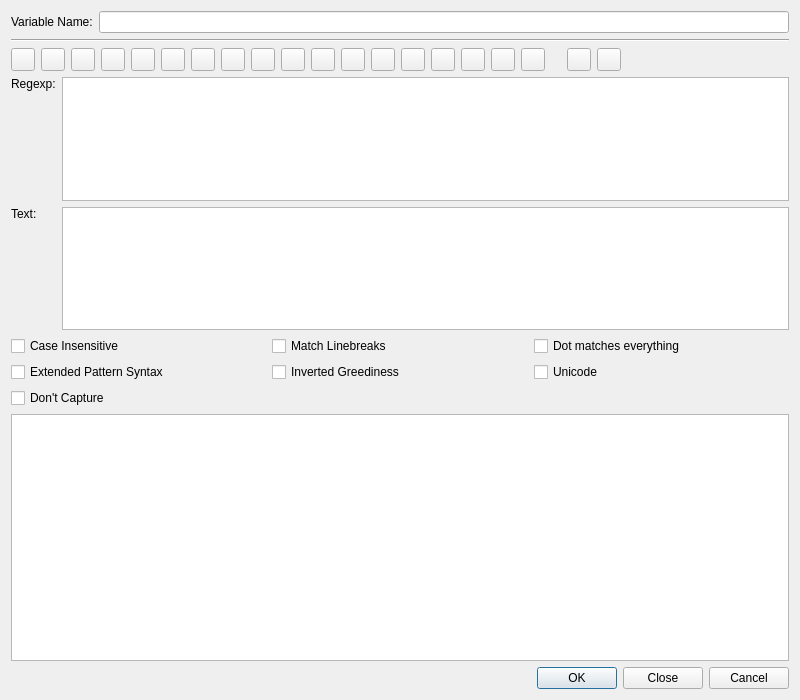
<?xml version="1.0" encoding="UTF-8"?>
<ui version="4.0">
 <class>QRegularExpressionWizardDialog</class>
 <widget class="QWidget" name="QRegularExpressionWizardDialog">
  <property name="geometry">
   <rect>
    <x>0</x>
    <y>0</y>
    <width>800</width>
    <height>700</height>
   </rect>
  </property>
  <property name="windowTitle">
   <string>QRegularExpression Wizard</string>
  </property>
  <property name="sizeGripEnabled" stdset="0">
   <bool>true</bool>
  </property>
  <layout class="QVBoxLayout" name="verticalLayout">
   <item>
    <layout class="QHBoxLayout">
     <item>
      <widget class="QLabel" name="variableLabel">
       <property name="text">
        <string>Variable Name:</string>
       </property>
      </widget>
     </item>
     <item>
      <widget class="QLineEdit" name="variableLineEdit"/>
     </item>
    </layout>
   </item>
   <item>
    <widget class="Line" name="variableLine">
     <property name="frameShape">
      <enum>QFrame::HLine</enum>
     </property>
     <property name="frameShadow">
      <enum>QFrame::Sunken</enum>
     </property>
     <property name="orientation">
      <enum>Qt::Horizontal</enum>
     </property>
    </widget>
   </item>
   <item>
    <layout class="QHBoxLayout" name="horizontalLayout">
     <item>
      <widget class="QToolButton" name="commentButton">
       <property name="toolTip">
        <string>&lt;b&gt;Comment: (?#)&lt;/b&gt;
&lt;p&gt;Insert some comment inside your regexp.&lt;/p&gt;</string>
       </property>
       <property name="whatsThis">
        <string>&lt;b&gt;Comment: (?#)&lt;/b&gt;
&lt;p&gt;Insert some comment inside your regexp.The regex engine ignores everything after the (?# until the first closing round bracket. 
The following example could clarify the regexp which match a valid date: &lt;/p&gt;
&lt;p&gt;(?#year)(19|20)\d\d[- /.](?#month)(0[1-9]|1[012])[- /.](?#day)(0[1-9]|[12][0-9]|3[01])&lt;/p&gt;</string>
       </property>
      </widget>
     </item>
     <item>
      <widget class="QToolButton" name="charButton">
       <property name="toolTip">
        <string>&lt;b&gt;Single character of a range (e.g. [abcd])&lt;/b&gt;&lt;p&gt;Select a single character of a range via a specific dialog.&lt;/p&gt;</string>
       </property>
       <property name="whatsThis">
        <string>&lt;b&gt;Single character of a range (e.g. [abcd])&lt;/b&gt;&lt;p&gt;Select a single character of a range via a specific dialog. This dialog will help to edit the range of characters and add some specific conditions.&lt;/p&gt;s</string>
       </property>
      </widget>
     </item>
     <item>
      <widget class="QToolButton" name="anycharButton">
       <property name="toolTip">
        <string>&lt;b&gt;Any character: '.'&lt;/b&gt;
&lt;p&gt;Select to insert a dot (.) in your regexp.&lt;/p&gt;</string>
       </property>
       <property name="whatsThis">
        <string>&lt;b&gt;Any character: '.'&lt;/b&gt;
&lt;p&gt;Select to insert a dot (.) in your regexp. The dot matches a single character, except line break characters (by default). 
E.g. 'gr.y' matches 'gray', 'grey', 'gr%y', etc. Use the dot sparingly. Often, a character class or negated
character class is faster and more precise.&lt;/p&gt;</string>
       </property>
      </widget>
     </item>
     <item>
      <widget class="QToolButton" name="repeatButton">
       <property name="toolTip">
        <string>&lt;b&gt;Repeat contents&lt;/b&gt;
&lt;p&gt;Select a repetition condition via a specific dialog. This dialog will help to specify the allowed range for repetitions.&lt;/p&gt;</string>
       </property>
       <property name="whatsThis">
        <string>&lt;b&gt;Repeat contents&lt;/b&gt;
&lt;p&gt;Select a repetition condition via a specific dialog. This dialog will help to specify the allowed range for repetitions.&lt;/p&gt;</string>
       </property>
      </widget>
     </item>
     <item>
      <widget class="QToolButton" name="nonGroupButton">
       <property name="toolTip">
        <string>&lt;b&gt;Non capturing parentheses: (?:)&lt;/b&gt;
&lt;p&gt;Select to insert some non capturing brackets.&lt;/p&gt;</string>
       </property>
       <property name="whatsThis">
        <string>&lt;b&gt;Non capturing parentheses: (?:)&lt;/b&gt;
&lt;p&gt;Select to insert some non capturing brackets. It can be used to apply a regexp quantifier (eg. '?' or '+') to the entire
group of characters inside the brakets. E.g. the regex 'Set(?:Value)?' matches 'Set' or 'SetValue'. The '?:' inside the brakets
means that the content of the match (called the backreference) is not stored for further use.&lt;/p&gt;</string>
       </property>
      </widget>
     </item>
     <item>
      <widget class="QToolButton" name="atomicGroupButton">
       <property name="toolTip">
        <string>&lt;b&gt;Atomic non capturing parentheses: (?&gt;)&lt;/b&gt;
&lt;p&gt;Select to insert some atomic non capturing brackets.&lt;/p&gt;</string>
       </property>
       <property name="whatsThis">
        <string>&lt;b&gt;Atomic non capturing parentheses: (?&gt;)&lt;/b&gt;
&lt;p&gt;Select to insert some atomic non capturing brackets. It can be used to apply a regexp quantifier (eg. '?' or '+') to the entire
group of characters inside the brakets. E.g. the regex 'Set(?&gt;Value)?' matches 'Set' or 'SetValue'. The '?&gt;' inside the brakets
means that the content of the match (called the backreference) is not stored for further use.&lt;/p&gt;</string>
       </property>
      </widget>
     </item>
     <item>
      <widget class="QToolButton" name="groupButton">
       <property name="toolTip">
        <string>&lt;b&gt;Group: ()&lt;/b&gt;
&lt;p&gt;Select to insert some capturing brackets.&lt;/p&gt;</string>
       </property>
       <property name="whatsThis">
        <string>&lt;b&gt;Group: ()&lt;/b&gt;
&lt;p&gt;Select to insert some capturing brackets. They can be used to apply a regexp quantifier (e.g. '?' or '+') to the entire group of 
characters inside the brakets. E.g. the regex 'Set(Value)?' matches 'Set' or 'SetValue'. Contrary to non-capturing parentheses, 
the backreference matched inside the brakets is stored for further use (i.e. 'Value' in the second example above). 
One can access the backereference with the '\1' expression. &lt;/p&gt;
&lt;p&gt;E.g. '([a-c])x\1x\1' will match 'axaxa', 'bxbxb' and 'cxcxc'.&lt;/p&gt;</string>
       </property>
      </widget>
     </item>
     <item>
      <widget class="QToolButton" name="namedGroupButton">
       <property name="toolTip">
        <string>&lt;b&gt;Named group: (?P&amp;lt;&lt;i&gt;groupname&lt;/i&gt;&amp;gt;)&lt;/b&gt;
&lt;p&gt;Select to insert some named group brackets.&lt;/p&gt;</string>
       </property>
       <property name="whatsThis">
        <string>&lt;b&gt;Named group: (?P&amp;lt;&lt;i&gt;groupname&lt;/i&gt;&amp;gt;)&lt;/b&gt;
&lt;p&gt;Select to insert some named group brackets. Usage is similar to standard group parentheses as the matched 
backreference is also stored for further usage. The difference is that a name is given to the match. This is useful when 
the work to do on the match becomes a bit complicated. One can access the backreference via the group name (i.e (?P=&lt;i&gt;groupname&lt;/i&gt;)).
E.g. (?P&lt;foo&gt;[abc])x(?P=foo)x(?P=foo)x matches 'axaxax','bxbxbx' or 'cxcxcx' ('foo' is the group name)&lt;/p&gt;</string>
       </property>
      </widget>
     </item>
     <item>
      <widget class="QToolButton" name="namedReferenceButton">
       <property name="toolTip">
        <string>&lt;b&gt;Reference named group: (?P=&lt;i&gt;groupname&lt;/i&gt;)&lt;/b&gt;
&lt;p&gt;Select to insert a reference to named group previously declared.&lt;/p&gt;</string>
       </property>
       <property name="whatsThis">
        <string>&lt;b&gt;Reference named group: (?P=&lt;i&gt;groupname&lt;/i&gt;)&lt;/b&gt;
&lt;p&gt;Select to insert a reference to named group previously declared. Each reference group refers to the match
 found by the corresponding named group. In the following example, (?P=foo) may refer to the charaters 'a','b' or 'c'.&lt;/p&gt;
&lt;p&gt;E.g. (?P&lt;foo&gt;[abc])x(?P=foo)x(?P=foo)x matches 'axaxax','bxbxbx' or 'cxcxcx'.&lt;/p&gt;</string>
       </property>
      </widget>
     </item>
     <item>
      <widget class="QToolButton" name="altnButton">
       <property name="toolTip">
        <string>&lt;b&gt;Alternatives: '|'&lt;/b&gt;
&lt;p&gt;Select to insert the alternation symbol '|'. &lt;/p&gt;</string>
       </property>
       <property name="whatsThis">
        <string>&lt;b&gt;Alternatives: '|'&lt;/b&gt;
&lt;p&gt;Select to insert the alternation symbol '|'. The alternation is used to match a single regular expression out of 
several possible regular expressions. E.g. 'cat|dog|mouse|fish' matches words containing the word 'cat', 'dog','mouse' or 'fish'.
Be aware that in the above example, the alternatives refer to whole or part of words. If you want to match exactly the
 words 'cat', 'dog', ... you should express the fact that you only want to match complete words: '\b(cat|dog|mouse|fish)\b'&lt;/p&gt;</string>
       </property>
      </widget>
     </item>
     <item>
      <widget class="QToolButton" name="beglineButton">
       <property name="toolTip">
        <string>&lt;b&gt;Begin of line: '^'&lt;/b&gt;
&lt;p&gt;Select to insert the start line character (^).&lt;/p&gt;</string>
       </property>
       <property name="whatsThis">
        <string>&lt;b&gt;Begin of line: '^'&lt;/b&gt;
&lt;p&gt;Select to insert the start line character (^). It is used to find some expressions at the begining of lines.
E.g. '^[A-Z]' match lines starting with a capitalized character. &lt;/p&gt;</string>
       </property>
      </widget>
     </item>
     <item>
      <widget class="QToolButton" name="endlineButton">
       <property name="toolTip">
        <string>&lt;b&gt;End of line: '$'&lt;/b&gt;
&lt;p&gt;Select to insert the end of line character ($).&lt;/p&gt;</string>
       </property>
       <property name="whatsThis">
        <string>&lt;b&gt;End of line: '$'&lt;/b&gt;
&lt;p&gt;Select to insert the end of line character ($). It is used to find some expressions at the end of lines.&lt;/p&gt;</string>
       </property>
      </widget>
     </item>
     <item>
      <widget class="QToolButton" name="wordboundButton">
       <property name="toolTip">
        <string>&lt;b&gt;Word boundary&lt;/b&gt;
&lt;p&gt;Select to insert the word boudary character (\b).&lt;/p&gt;</string>
       </property>
       <property name="whatsThis">
        <string>&lt;b&gt;Word boundary&lt;/b&gt;
&lt;p&gt;Select to insert the word boudary character (\b). This character is used to express the fact that word 
must begin or end at this position. E.g. '\bcat\b' matches exactly the word 'cat' while 'concatenation' is ignored.&lt;/p&gt;</string>
       </property>
      </widget>
     </item>
     <item>
      <widget class="QToolButton" name="nonwordboundButton">
       <property name="toolTip">
        <string>&lt;b&gt;Non word boundary&lt;/b&gt;
&lt;p&gt;Select to insert the word boudary character (\B). \B is the negated version of \b.&lt;/p&gt;</string>
       </property>
       <property name="whatsThis">
        <string>&lt;b&gt;Non word boundary&lt;/b&gt;
&lt;p&gt;Select to insert the word boudary character (\B). \B is the negated version of \b. \B matches at every position where \b 
does not. Effectively, \B matches at any position between two word characters as well as at any position between two non-word characters.&lt;/p&gt;</string>
       </property>
      </widget>
     </item>
     <item>
      <widget class="QToolButton" name="poslookaheadButton">
       <property name="toolTip">
        <string>&lt;b&gt;Positive lookahead: (?=&lt;i&gt;regexpr&lt;/i&gt;)&lt;/b&gt;
&lt;p&gt;Select to insert the positive lookhead brackets.&lt;/p&gt;</string>
       </property>
       <property name="whatsThis">
        <string>&lt;b&gt;Positive lookahead: (?=&lt;i&gt;regexpr&lt;/i&gt;)&lt;/b&gt;
&lt;p&gt;Select to insert the positive lookhead brackets. Basically, positive lookhead is used to match a character only if followed by another one.
Writting 'q(?=u)' means that you want to match the 'q' character only if it is followed by 'u'. In this statement 'u' is a trivial 
regexp which may be replaced by a more complex expression; q(?=[abc])' will match a 'q' if followed by either 'a', 'b' or 'c'.&lt;/p&gt;</string>
       </property>
      </widget>
     </item>
     <item>
      <widget class="QToolButton" name="neglookaheadButton">
       <property name="toolTip">
        <string>&lt;b&gt;Negative lookahead: (?!&lt;i&gt;regexpr&lt;/i&gt;)&lt;/b&gt;
&lt;p&gt;Select to insert the negative lookhead brackets.&lt;/p&gt;</string>
       </property>
       <property name="whatsThis">
        <string>&lt;b&gt;Negative lookahead: (?!&lt;i&gt;regexpr&lt;/i&gt;)&lt;/b&gt;
&lt;p&gt;Select to insert the negative lookhead brackets. Basically, negative lookhead is used to match a character only if it is not
followed by a another one. Writting 'q(?!u)' means that you want to match 'q' only if it is not followed by 'u'. In this statement, 'u' is a
trivial regexp which may be replaced by a more complex expression; 'q(?![abc])' will match a 'q' if it is followed by anything else than 'a', 'b' or 'c'.&lt;/p&gt;</string>
       </property>
      </widget>
     </item>
     <item>
      <widget class="QToolButton" name="poslookbehindButton">
       <property name="toolTip">
        <string>&lt;b&gt;Positive lookbehind: (?&amp;lt;=&lt;i&gt;regexpr&lt;/i&gt;)&lt;/b&gt;
&lt;p&gt;Select to insert the positive lookbehind brackets.&lt;/p&gt;</string>
       </property>
       <property name="whatsThis">
        <string>&lt;b&gt;Positive lookbehind: (?&amp;lt;=&lt;i&gt;regexpr&lt;/i&gt;)&lt;/b&gt;
&lt;p&gt;Select to insert the positive lookbehind brackets. Lookbehind has the same effect as lookahead, but works backwards. 
It is used to match a character only if preceded by another one. Writting '(?&amp;lt;=u)q' means that you want to match the 'q' character 
only if it is preceded by 'u'. As with lookhead, 'u' may be replaced by a more complex expression; '(?&amp;lt;=[abc])q' will match a 'q' if preceded by either 'a', 'b' or 'c'.&lt;/p&gt;</string>
       </property>
      </widget>
     </item>
     <item>
      <widget class="QToolButton" name="neglookbehindButton">
       <property name="toolTip">
        <string>&lt;b&gt;Negative lookbehind (?&amp;lt;!&lt;i&gt;regexpr&lt;/i&gt;)&lt;/b&gt;
&lt;p&gt;Select to insert the negative lookbehind brackets.&lt;/p&gt;</string>
       </property>
       <property name="whatsThis">
        <string>&lt;b&gt;Negative lookbehind (?&amp;lt;!&lt;i&gt;regexpr&lt;/i&gt;)&lt;/b&gt;
&lt;p&gt;Select to insert the negative lookbehind brackets. Lookbehind has the same effect as lookahead, 
but works backwards. It is used to match a character only if not preceded by another one. Writting '(?&amp;lt;!u)q' means that you want to match the 'q' 
character only if it is not preceded by 'u'. As other lookaround, 'u' may be replaced by a more complex 
expression; '(?&amp;lt;![abc])q' will match a 'q' only if not preceded by either 'a', 'b' nor 'c'.&lt;/p&gt;</string>
       </property>
      </widget>
     </item>
     <item>
      <spacer>
       <property name="orientation">
        <enum>Qt::Horizontal</enum>
       </property>
       <property name="sizeType">
        <enum>QSizePolicy::Fixed</enum>
       </property>
       <property name="sizeHint" stdset="0">
        <size>
         <width>16</width>
         <height>20</height>
        </size>
       </property>
      </spacer>
     </item>
     <item>
      <widget class="QToolButton" name="undoButton">
       <property name="toolTip">
        <string>&lt;b&gt;Undo last edit&lt;/b&gt;</string>
       </property>
      </widget>
     </item>
     <item>
      <widget class="QToolButton" name="redoButton">
       <property name="toolTip">
        <string>&lt;b&gt;Redo last edit&lt;/b&gt;</string>
       </property>
      </widget>
     </item>
     <item>
      <spacer>
       <property name="orientation">
        <enum>Qt::Horizontal</enum>
       </property>
       <property name="sizeType">
        <enum>QSizePolicy::Expanding</enum>
       </property>
       <property name="sizeHint" stdset="0">
        <size>
         <width>20</width>
         <height>20</height>
        </size>
       </property>
      </spacer>
     </item>
    </layout>
   </item>
   <item>
    <layout class="QGridLayout" name="gridLayout_2">
     <item row="0" column="0">
      <widget class="QLabel" name="textLabel1">
       <property name="text">
        <string>Regexp:</string>
       </property>
       <property name="alignment">
        <set>Qt::AlignTop</set>
       </property>
      </widget>
     </item>
     <item row="0" column="1">
      <widget class="QTextEdit" name="regexpTextEdit">
       <property name="sizePolicy">
        <sizepolicy hsizetype="Expanding" vsizetype="Expanding">
         <horstretch>0</horstretch>
         <verstretch>1</verstretch>
        </sizepolicy>
       </property>
       <property name="acceptRichText">
        <bool>false</bool>
       </property>
      </widget>
     </item>
     <item row="1" column="0">
      <widget class="QLabel" name="textLabel2">
       <property name="text">
        <string>Text:</string>
       </property>
       <property name="alignment">
        <set>Qt::AlignTop</set>
       </property>
      </widget>
     </item>
     <item row="1" column="1">
      <widget class="QTextEdit" name="textTextEdit">
       <property name="sizePolicy">
        <sizepolicy hsizetype="Expanding" vsizetype="Expanding">
         <horstretch>0</horstretch>
         <verstretch>1</verstretch>
        </sizepolicy>
       </property>
       <property name="acceptRichText">
        <bool>false</bool>
       </property>
      </widget>
     </item>
     <item row="2" column="0" colspan="2">
      <layout class="QGridLayout" name="gridLayout">
       <item row="0" column="0">
        <widget class="QCheckBox" name="caseInsensitiveCheckBox">
         <property name="text">
          <string>Case Insensitive</string>
         </property>
        </widget>
       </item>
       <item row="0" column="1">
        <widget class="QCheckBox" name="multilineCheckBox">
         <property name="toolTip">
          <string>&quot;^&quot; matches beginning of line, &quot;$&quot; matches end of line</string>
         </property>
         <property name="text">
          <string>Match Linebreaks</string>
         </property>
        </widget>
       </item>
       <item row="0" column="2">
        <widget class="QCheckBox" name="dotallCheckBox">
         <property name="toolTip">
          <string>&quot;.&quot; matches everything including linebreaks</string>
         </property>
         <property name="text">
          <string>Dot matches everything</string>
         </property>
        </widget>
       </item>
       <item row="1" column="0">
        <widget class="QCheckBox" name="extendedCheckBox">
         <property name="text">
          <string>Extended Pattern Syntax</string>
         </property>
        </widget>
       </item>
       <item row="1" column="1">
        <widget class="QCheckBox" name="greedinessCheckBox">
         <property name="text">
          <string>Inverted Greediness</string>
         </property>
        </widget>
       </item>
       <item row="1" column="2">
        <widget class="QCheckBox" name="unicodeCheckBox">
         <property name="text">
          <string>Unicode</string>
         </property>
        </widget>
       </item>
       <item row="2" column="0">
        <widget class="QCheckBox" name="captureCheckBox">
         <property name="toolTip">
          <string>Non-named capturing groups do not capture substrings</string>
         </property>
         <property name="text">
          <string>Don't Capture</string>
         </property>
        </widget>
       </item>
      </layout>
     </item>
     <item row="3" column="0" colspan="2">
      <widget class="QTableWidget" name="resultTable">
       <property name="sizePolicy">
        <sizepolicy hsizetype="Expanding" vsizetype="Expanding">
         <horstretch>0</horstretch>
         <verstretch>2</verstretch>
        </sizepolicy>
       </property>
       <property name="editTriggers">
        <set>QAbstractItemView::NoEditTriggers</set>
       </property>
      </widget>
     </item>
    </layout>
   </item>
   <item>
    <widget class="QDialogButtonBox" name="buttonBox">
     <property name="orientation">
      <enum>Qt::Horizontal</enum>
     </property>
     <property name="standardButtons">
      <set>QDialogButtonBox::Cancel|QDialogButtonBox::Close|QDialogButtonBox::Ok</set>
     </property>
    </widget>
   </item>
  </layout>
 </widget>
 <pixmapfunction>qPixmapFromMimeSource</pixmapfunction>
 <tabstops>
  <tabstop>variableLineEdit</tabstop>
  <tabstop>commentButton</tabstop>
  <tabstop>charButton</tabstop>
  <tabstop>anycharButton</tabstop>
  <tabstop>repeatButton</tabstop>
  <tabstop>nonGroupButton</tabstop>
  <tabstop>atomicGroupButton</tabstop>
  <tabstop>groupButton</tabstop>
  <tabstop>namedGroupButton</tabstop>
  <tabstop>namedReferenceButton</tabstop>
  <tabstop>altnButton</tabstop>
  <tabstop>beglineButton</tabstop>
  <tabstop>endlineButton</tabstop>
  <tabstop>wordboundButton</tabstop>
  <tabstop>nonwordboundButton</tabstop>
  <tabstop>poslookaheadButton</tabstop>
  <tabstop>neglookaheadButton</tabstop>
  <tabstop>poslookbehindButton</tabstop>
  <tabstop>neglookbehindButton</tabstop>
  <tabstop>undoButton</tabstop>
  <tabstop>redoButton</tabstop>
  <tabstop>regexpTextEdit</tabstop>
  <tabstop>textTextEdit</tabstop>
  <tabstop>caseInsensitiveCheckBox</tabstop>
  <tabstop>multilineCheckBox</tabstop>
  <tabstop>dotallCheckBox</tabstop>
  <tabstop>extendedCheckBox</tabstop>
  <tabstop>greedinessCheckBox</tabstop>
  <tabstop>unicodeCheckBox</tabstop>
  <tabstop>captureCheckBox</tabstop>
  <tabstop>resultTable</tabstop>
  <tabstop>buttonBox</tabstop>
 </tabstops>
 <resources/>
 <connections/>
</ui>
